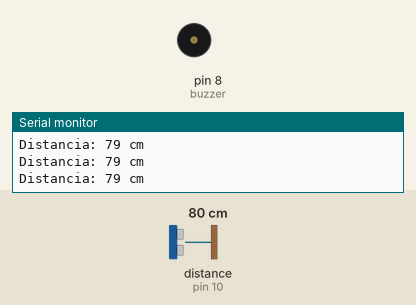
This sketch was run on a simulated Arduino Uno, built with avr-gcc and run on an emulated ATmega328P. Shown: buzzer (waves = sounding, pin HIGH), the last lines printed to the serial monitor. Wiring (inferred from the names in the program): ultrasonic range finder: trigger pin 9; echo pin 10. The test bench sets the inputs (shaded band); at power-on: distance to the obstacle (sensor on pin 10) 80 cm. The echo pulse lasts 58.3 µs per cm; pins used as bus, display or sensor lines are not drawn.

Above: at 1.2 s.
1.3 s: distance to the obstacle (sensor on pin 10) set to 54 cm
2.8 s: distance to the obstacle (sensor on pin 10) set to 46 cm
At 3.2 s:
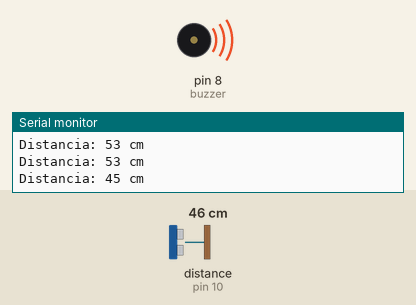
5.8 s: distance to the obstacle (sensor on pin 10) set to 60 cm
At 7.1 s:
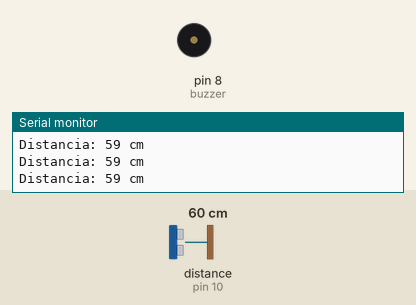
7.5 s: distance to the obstacle (sensor on pin 10) set to 35 cm
At 8.0 s:
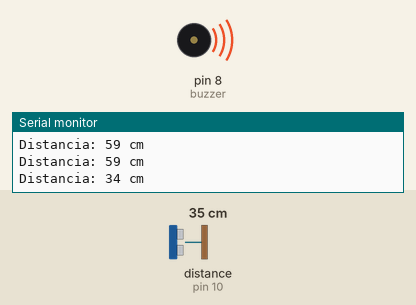
Timing chart, 0 to 11.5 s (numbered marks = the images above; inputs shaded):
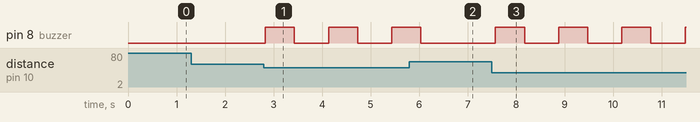

The sketch:

sensorEstac.ino
```cpp
// Pinos do sensor ultrassônico
const int trigPin = 9;
const int echoPin = 10;

// Pino do buzzer
const int buzzer = 8;

void setup() {
  // Inicializa os pinos
  pinMode(trigPin, OUTPUT);
  pinMode(echoPin, INPUT);
  pinMode(buzzer, OUTPUT);

  // Inicia a comunicação serial (opcional para debug)
  Serial.begin(9600);
}

void loop() {
  // Envia pulso ultrassônico
  digitalWrite(trigPin, LOW);
  delayMicroseconds(2);
  digitalWrite(trigPin, HIGH);
  delayMicroseconds(10);
  digitalWrite(trigPin, LOW);

  // Lê o tempo de resposta do eco
  long duracao = pulseIn(echoPin, HIGH);

  // Converte o tempo em distância (em cm)
  int distancia = duracao * 0.034 / 2;

  // Exibe a distância no monitor serial (opcional)
  Serial.print("Distancia: ");
  Serial.print(distancia);
  Serial.println(" cm");

  // Toca o buzzer com base na distância
  if (distancia < 10) {
    // Muito perto: bipes rápidos
    digitalWrite(buzzer, HIGH);
    delay(100);
    digitalWrite(buzzer, LOW);
    delay(100);
  } else if (distancia < 30) {
    // Médio: bipes moderados
    digitalWrite(buzzer, HIGH);
    delay(300);
    digitalWrite(buzzer, LOW);
    delay(300);
  } else if (distancia < 50) {
    // Longe: bipes lentos
    digitalWrite(buzzer, HIGH);
    delay(600);
    digitalWrite(buzzer, LOW);
    delay(600);
  } else {
    // Muito longe: silêncio
    digitalWrite(buzzer, LOW);
  }

  delay(100); // pequena pausa antes do próximo ciclo
}
```

Measured:
- the behaviour switches between 51 and 50 cm on distance to the obstacle (sensor on pin 10) (found by bisection; images 0 and 1)
- after the input at 2.8 s, pin 8 (buzzer): alternates HIGH for 0.60 s and LOW for 0.70 s, starting at once
- after the input at 5.8 s, pin 8 (buzzer): goes on until 6.0 s, then stays LOW
- after the input at 7.5 s, pin 8 (buzzer): alternates HIGH for 0.60 s and LOW for 0.70 s, starting after 0.07 s
